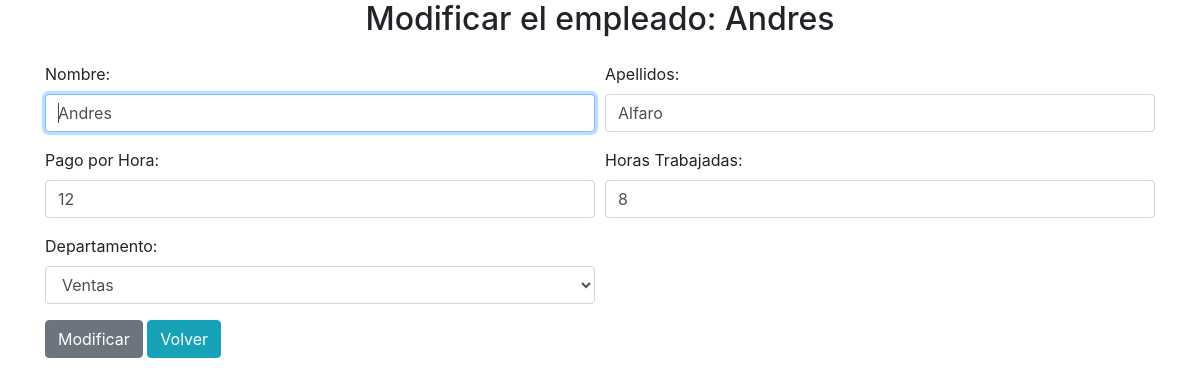
The page /index.php?controller=empleados&action=modificar&id=1 on the database its author committed.
### tables this page shows
CREATE TABLE `empleados` (
  `id` int(11) NOT NULL,
  `id_departamento` int(11) NOT NULL,
  `nombres` varchar(100) NOT NULL,
  `apellidos` varchar(100) NOT NULL,
  `pago_hora` double NOT NULL,
  `horas` int(11) NOT NULL
);

### index.php (called while the page is built, shortened)
<?php
require_once "controller/ProductosController.php";

### core/DataSource.php (called while the page is built)
<?php
class DataSource
{
    private $driver, $host, $user, $pass, $database, $charset;
    public function __construct()
    {
        $data = require_once "config/database.php";
        $this->driver = $data["driver"];
        $this->host = $data["host"];
        $this->user = $data["user"];
        $this->pass = $data["pass"];
        $this->database = $data["database"];
        $this->charset = $data["charset"];
    }
    public function conectar()
    {
        if ($this->driver == "mysql" || $this->driver == null) {
            $dsn = "mysql:host={$this->host};dbname={$this->database};charset={$this->charset}";
            $con = new PDO($dsn, $this->user, $this->pass);
            return $con;
        } else {
            return null;
        }
    }
}

### model/EmpleadosModel.php (called while the page is built, shortened)
<?php
require_once "Empleado.php";
class EmpleadosModel extends Empleado
{
    private $tabla;
    public function __construct($datasource)
    {
        $this->tabla = "empleados";
    }
    function find(int $id)
    {
        $query = "SELECT * FROM {$this->tabla} where id = :id";
        $stmt = $this->datasource->prepare($query);
        $stmt -> execute(array(":id"=>$id));
        return $stmt->fetch(PDO::FETCH_OBJ);
    }
}

### model/Empleado.php (called while the page is built, shortened)
<?php
class Empleado
{
    public function __construct($datasource)
    {
        $this->datasource = $datasource;
    }
}

### model/DepartamentoModel.php (called while the page is built, shortened)
<?php
require_once "Departamento.php";
class DepartamentoModel extends Departamento
{
    private $tabla;
    public function __construct($datasource)
    {
        $this->tabla = "departamentos";
    }
    public function all()
    {
        $departamentos = array();
        $query = "SELECT * FROM {$this->tabla} ";
        $stmt = $this->datasource->prepare($query);
        $stmt->execute();
        while ($departamento = $stmt->fetch(PDO::FETCH_OBJ)) {
            array_push($departamentos, $departamento);
        }
        return $departamentos;
    }
}

### model/Departamento.php (called while the page is built, shortened)
<?php
class Departamento
{
    public function __construct($datasource)
    {
        $this->datasource = $datasource;
    }
}

### view/modificarEmpleadoView.php (the view, shortened to what this page needs)
<!DOCTYPE html>
<html lang="es">
<head>
	<link rel="stylesheet" href="https://maxcdn.bootstrapcdn.com/bootstrap/4.0.0/css/bootstrap.min.css">
</head>
<body>
	<div class="container">
		<center><h2>Modificar el empleado: <?=$empleados->nombres; ?></h2></center>
				<form action="index.php?controller=empleados&action=modificar" method="POST">
					<div class="form-row" style="padding-top: 1rem">
						<div class="form-group col-md-6">
							<label for="nombre">Nombre: </label>
							<input type="text" class="form-control" name="nombres" id="nombres" value="<?=$empleados->nombres; ?>" required autofocus>
						</div>
						<div class="form-group col-md-6">
							<label for="marca">Apellidos: </label>
							<input type="text" class="form-control" name="apellidos" id="apellidos" value="<?=$empleados->apellidos; ?>" required>
						</div>
						<div class="form-group col-md-6">
							<label for="marca">Pago por Hora: </label>
							<input type="numeric" class="form-control" name="pago_hora" id="pago_hora" value="<?=$empleados->pago_hora; ?>" required>
						</div>
						<div class="form-group col-md-6">
							<label for="marca">Horas Trabajadas: </label>
							<input type="numeric" class="form-control" name="horas" id="horas" value="<?=$empleados->horas; ?>" required>
						</div>
						<div class="form-group col-md-6">
							<label for="marca">Departamento: </label>
							<select class="form-control" class="form-control" name="departamento" id="departamentos">
				                <?php foreach($departamentos as $departamento){ ?>
				                <option value="<?=$departamento->id; ?>"><?=$departamento->nombre; ?></option>
				            <?php } ?>
				            </select>
				        </div>
				    </div>
					<input type="submit" name="agregar" class="btn btn-secondary" value="Modificar"> <a href="index.php?controller=empleadosView&action=index" class="btn btn-info">Volver</a>
		</div>
</body>
</html>

### rows shown on the page
empleados: nombres "Andres", apellidos "Alfaro", pago_hora "12", horas "8"

### other values the page prints
form field departamento "Ventas"
